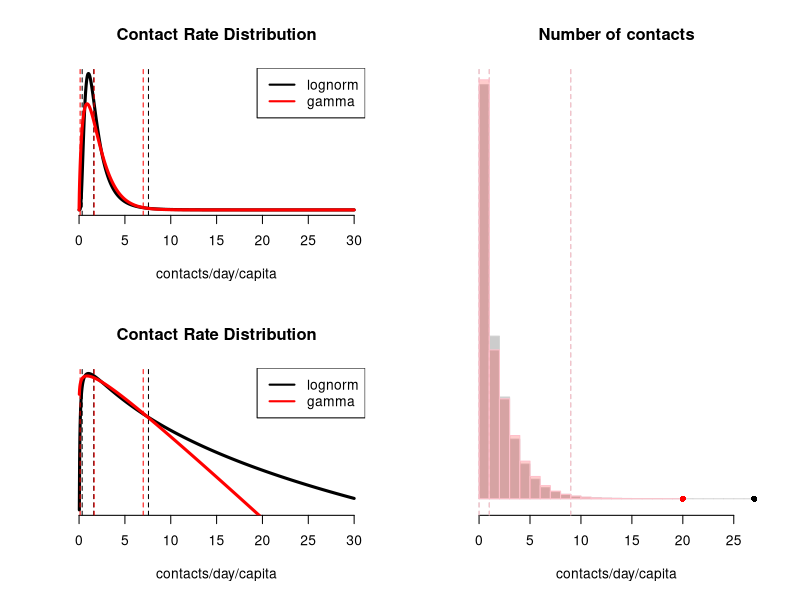

Write R code to recreate this figure.
###
###  Contact rate before transmission
###

set.seed(1234)

# Contact rate

mult    <- 1.00

cr_mean <- 2 * mult
cr_sd   <- 1
CV      <- 0.75  # Coeff. of Variation: input negative value to desactivate. 

if(CV>0) cr_sd <- CV * cr_mean

# Lognormal parameterization
tmp  <- 1 + cr_sd*cr_sd/cr_mean/cr_mean
m_ln <- log(cr_mean/sqrt(tmp))
s_ln <- sqrt(log(tmp))

# Gamma parameterization
shape <- cr_mean^2 / cr_sd^2
scale <- cr_sd^2 / cr_mean

x <- seq(0,30,length.out = 1e3)
y <- dlnorm(x,meanlog = m_ln,sdlog = s_ln)
y.g <- dgamma(x,shape = shape, scale = scale)

pq <- c(0.01,0.5,0.99)
q   <- qlnorm(p = pq, meanlog = m_ln,sdlog = s_ln)
q.g <- qgamma(p = pq, shape = shape, scale = scale)

# Number of contacts:
n <- 1e5
cr.sample.ln <- rlnorm(n=n, meanlog = m_ln,sdlog = s_ln)
cr.sample.ga <- rgamma(n=n, shape = shape, scale = scale)

num.c.ln <- rpois(n=n, lambda = cr.sample.ln)
num.c.ga <- rpois(n=n, lambda = cr.sample.ga)

qpoiss.ln <- quantile(num.c.ln, probs = pq)
qpoiss.ga <- quantile(num.c.ga, probs = pq)
	
# Plots

#pdf('contact-rate.pdf',width = 10)
# par(mfrow=c(1,2))
layout(matrix(c(1,3,2,3), 2, 2, byrow = TRUE))

plot.density <- function(log) {

	plot(x,y,typ='l',
		 main = 'Contact Rate Distribution',
		 lwd=3,yaxt='n', bty="n",
		 xlab='contacts/day/capita',ylab='',
		 log=log)
	abline(v=q, col='black',lty=2)
	
	lines(x,y.g, col='red', lwd=3)
	abline(v=q.g, col='red',lty=2)
	
	legend(x='topright',legend = c('lognorm','gamma'),col = c('black','red'), lwd=2)
}

plot.density(log='')
plot.density(log='y')

hist(num.c.ln,breaks = 0:max(num.c.ln), 
	 yaxt='n', ylab='', xlab='contacts/day/capita',
	 main = 'Number of contacts',
	 border = 'lightgrey', col=rgb(0,0,0,0.2))
abline(v=qpoiss.ln, col='grey',lty=2)
points(x=max(num.c.ln),y=0,pch=16)

hist(num.c.ga,breaks = 0:max(num.c.ga), add = TRUE,
	 yaxt='n', ylab='', xlab='contacts/day/capita',
	 main = 'Number of contacts',
	 border = 'pink', col=rgb(1,0,0,0.2))
abline(v=qpoiss.ga, col='pink',lty=2)
points(x=max(num.c.ga),y=0,pch=16, col='red')
#dev.off()
